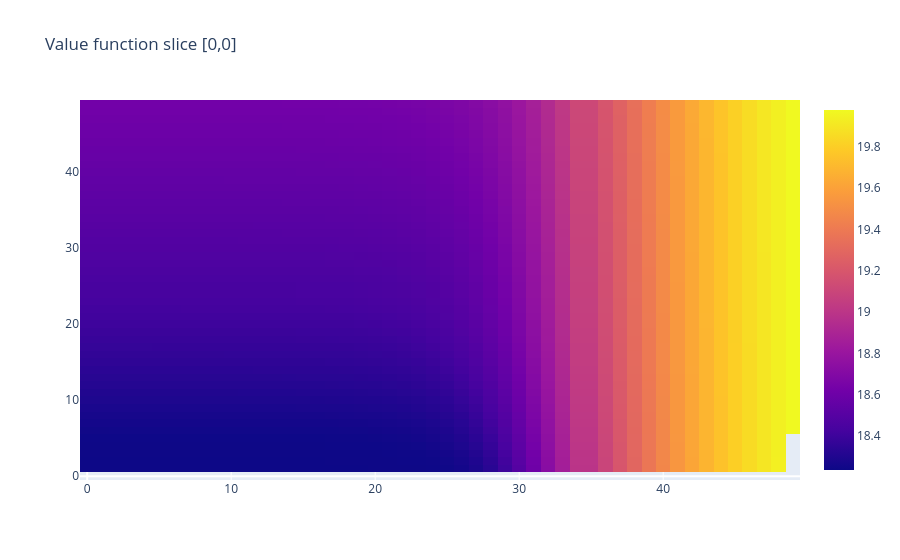

Here is the notebook cell this chart was saved with:
### Code cell
with h5py.File("/home/brto/brenda/master-thesis/src/replication_laibsonetal/life_cycle_model/debug/solve_snapshot_008/arrays.h5", "r") as f:
    V = f["64/retirement/V_arr"][:]

fig = go.Figure(data=go.Heatmap(z=V[0,0]))
fig.update_layout(title="Value function slice [0,0]")
fig.show()

### Figure 1 — Plotly figure (JSON) as saved in the notebook; plotly's stock layout.template omitted (floating-point values rounded to 4 significant figures; data arrays with more than 128 entries replaced by an {"elided": "..."} marker saying what was removed)
{"data": [{"type": "heatmap", "z": {"elided": "50x50 float values"}}], "layout": {"title": {"text": "Value function slice [0,0]"}}}
